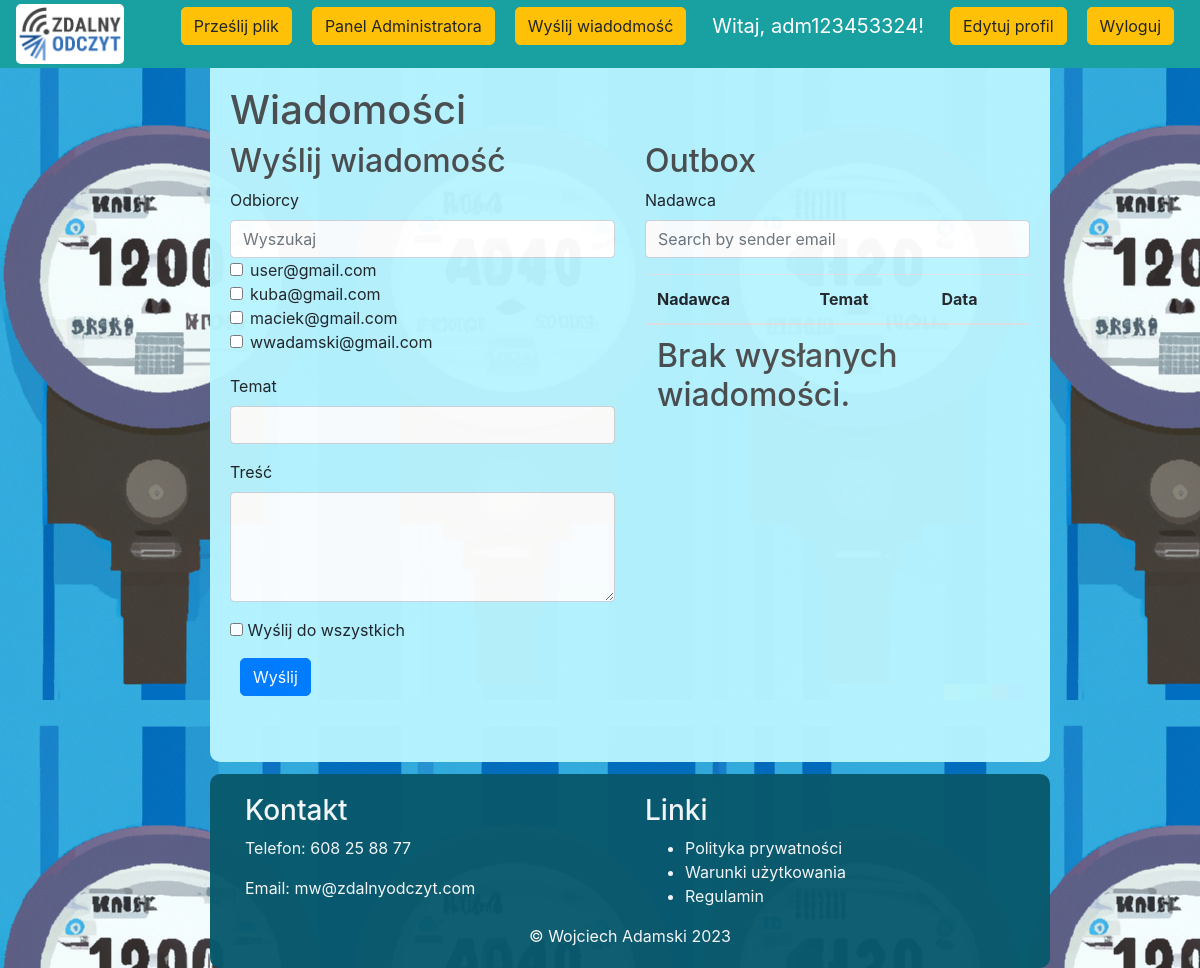
Screenshot of /messages (signed in) with the database file from the repository.
### src/models.py (models this page shows, shortened)
class User(UserMixin, db.Model):
    id = db.Column(db.Integer, primary_key=True)
    email = db.Column(db.String(120), unique=True, index=True)
    password_hash = db.Column(db.String(128))
    is_admin = db.Column(db.Boolean, default=False)
    meters = db.relationship('Meter', foreign_keys=[Meter.user_id], backref='user', lazy='dynamic')
    is_active = db.Column(db.Boolean, default=True)
    notes = db.Column(db.Text)
    is_superuser = db.Column(db.Boolean, default=False)
    superuser_id = db.Column(db.Integer, db.ForeignKey('user.id'))
    assigned_users = db.relationship('User', backref=db.backref('superuser', remote_side=[id]), lazy='dynamic')
    unread_messages = db.Column(db.Integer, default=0)

### src/routes.py (the view, shortened to what this page needs)
@main_routes.route('/messages', methods=['GET', 'POST'])
@login_required
def messages():
    form = MessageForm()
    if current_user.is_admin:
        form.recipient.choices = [(user.id, user.email) for user in User.query.filter_by(is_admin=False)]
    else:
        form.recipient.choices = [(user.id, user.email) for user in User.query.filter_by(id=current_user.id)]
    if current_user.unread_messages > 0:
        current_user.unread_messages = 0
        db.session.commit()
    return render_template('messages.html', form=form)

### src/forms.py
class MessageForm(FlaskForm):
    subject = StringField('Temat', validators=[DataRequired()])
    content = TextAreaField('Treść', validators=[DataRequired()])
    recipient = SelectField('Odbiorca', choices=[], validators=[DataRequired()])
    send_to_all = BooleanField('Wyślij do wszystkich')
    submit = SubmitField('Wyślij')

### src/models.py (called while the page is built)
@login_manager.user_loader
def load_user(user_id):
    return User.query.get(int(user_id))

### templates/messages.html (shortened to what this page needs)
{% extends 'base.html' %}
{% block content %}
  <h1>Wiadomości</h1>
  <div class="row">
    {% if current_user.is_admin %}
      <div class="col-md-6">
        <h2>Wyślij wiadomość</h2>
        <form method="POST">
          <div class="form-group">
            <label class="form-control-label">Odbiorcy</label>
            <div>
              <input type="text" id="email-filter" class="form-control" placeholder="Wyszukaj">
            </div>
            <div id="recipient-list" style="max-height: 100px; overflow-y: auto;">
              {% for value, label in form.recipient.choices %}
                <div class="form-check">
                  <input class="form-check-input" type="checkbox" name="recipient" value="{{ value }}" id="recipient-{{ value }}">
                  <label class="form-check-label" for="recipient-{{ value }}">{{ label }}</label>
                </div>
              {% endfor %}
            </div>
          </div>
          <div class="form-group">
            {{ form.subject.label(class="form-control-label") }}
            {{ form.subject(class="form-control") }}
          </div>
          <div class="form-group">
            {{ form.content.label(class="form-control-label") }}
            {{ form.content(class="form-control", rows=4) }}
          </div>
          <div class="form-group">
            {{ form.send_to_all() }} {{ form.send_to_all.label(class="form-check-label") }}
          </div>
          <div class="form-group">
            {{ form.submit(class="btn btn-primary") }}
          </div>
        </form>
      </div>
    {% endif %}
    <div class="col-md-6">
      <h2>{% if current_user.is_admin %}Outbox{% else %}Inbox{% endif %}</h2>
      <div class="form-group">
        <label class="form-control-label">Nadawca</label>
        <div>
          <input type="text" id="sender-filter" class="form-control" placeholder="Search by sender email">
        </div>
      </div>
      <table class="table">
        <thead>
          <tr>
            <th>Nadawca</th>
            <th>Temat</th>
            <th>Data</th>
          </tr>
        </thead>
        <tbody>
          {% if current_user.is_admin %}
            {% if current_user.sent_messages %}
              {% for message in current_user.sent_messages %}
                <tr>
                  <td>{{ message.recipient.email }}</td>
                  <td>{{ message.subject }}</td>
                  <td>{{ message.timestamp.strftime('%Y-%m-%d %H:%M') }}</td>
                  <td>
                    <a href="{{ url_for('main_routes.message', message_id=message.id) }}" class="btn btn-primary">Zobacz wiadomość</a>
                  </td>
                  <td><a href="{{ url_for('main_routes.delete_message', message_id=message.id) }}" class="btn btn-danger">X</a></td>
                </tr>
              {% endfor %}
            {% else %}
              <tr>
                <td colspan="3"><h2>Brak wysłanych wiadomości.</h2></td>
              </tr>
            {% endif %}
          {% endif %}
        </tbody>
      </table>
    </div>
  </div>
{% endblock %}

### templates/base.html (shortened to what this page needs)
<!DOCTYPE html>
<html>
<head>
    <link rel="stylesheet" href="https://stackpath.bootstrapcdn.com/bootstrap/4.4.1/css/bootstrap.min.css"
>
    <link rel="stylesheet" type="text/css" href="{{ url_for('static', filename='style.css')}}">
</head>
<body>
    <nav class="navbar navbar-fixed-top navbar-expand-lg navbar-dark bg-dark">
    <a class="navbar-brand" href="{{ url_for('main_routes.home') }}"><img src="{{ url_for('static', filename='img/Zdalny_Odczyt_RGB.png') }}" alt="Logo" class="logo">
        </a>
        <div class="collapse navbar-collapse" id="navbarSupportedContent">
            <ul class="navbar-nav mr-auto">
                <li class="nav-item active">
                    <a class="nav-link" href="{{ url_for('main_routes.home') }}">  <span class="sr-only">(current)</span></a>
                </li>
            </ul>
            <div class="form-inline my-2 my-lg-0">
                {% if current_user.is_authenticated %}
                {% if current_user.is_admin %}
                <p><a href="{{ url_for('main_routes.upload_csv') }} " class="btn btn-warning">Prześlij plik</a></p>
                <p><a href="{{ url_for('main_routes.admin_panel') }} " class="btn btn-warning">Panel Administratora</a></p>
                    <p><a href="{{ url_for('main_routes.messages') }}" class="btn btn-warning">Wyślij wiadodmość</a></p>
                {% endif %}
                    <p class="navbar-brand">Witaj, {{ current_user.email.split('@')[0] }}!</p>
                    <p><a href="{{ url_for('main_routes.edit_account') }}" class="btn btn-warning">Edytuj profil</a></p>
                    <p><a href="{{ url_for('main_routes.logout') }} " class="btn btn-warning">Wyloguj</a></p>
                {% else %}
                    <a href="{{ url_for('main_routes.login') }}" class="btn btn-warning">Login</a>
                {% endif %}
            </div>
        </div>
</nav>
<div class="center-box">
    <br>
    {% block content %}
    {% endblock content %}
</div>
<footer class="footer no-print">
    <div class="container">
        <div class="row">
            <div class="col-md-6">
                <h3 style="color: #f9f9f9">Kontakt</h3>
                <p style="color: #f9f9f9">Telefon: 608 25 88 77</p>
                <p style="color: #f9f9f9">Email: mw@zdalnyodczyt.com</p>
            </div>
            <div class="col-md-6">
                <h3 style="color: #f9f9f9">Linki</h3>
                <ul>
                    <li style="color: #f9f9f9"><a href="#" style="color: #f9f9f9">Polityka prywatności</a></li>
                    <li style="color: #f9f9f9"><a href="#" style="color: #f9f9f9">Warunki użytkowania</a></li>
                    <li style="color: #f9f9f9"><a href="#" style="color: #f9f9f9">Regulamin</a></li>
                </ul>
            </div>
        </div>
    </div>
    <center style="color: #f9f9f9">&#169 Wojciech Adamski   2023</center>
</footer>
</body>
</html>

### static/style.css (style rules this page uses)
body { background-image: url('img/background.png'); background-attachment: fixed; }
h1,h2,h3,h4,h5,h6 { color:hsl(0, 0%, 30%); }
.bg-dark { background-color: #19a0a0 !important; }
.btn { border-radius: 5px; margin-inline: 10px; }
.center-box { margin-left: 17.5%; background-color:hsl(189, 100%, 86%) ; border-radius: 10px; opacity: 0.97; width: 70%; align-items: center; height: 100%; min-height: 720px; padding: 20px; margin-top: 3.5%; }
.footer { margin-left: 17.5%; background-color: hsl(192, 85%, 23%); border-radius: 10px; opacity: 0.97; width: 70%; align-items: center; padding: 20px; margin-top: 1%; }
.navbar { z-index: 10000; position: fixed; top: 0px; width: 100%; height: 7%; }
.logo { max-width: 150px; max-height: 60px; margin-right: 10px; border-radius: 5px; background-color: #ffffff; }

### rows the page displays
User: email "adm123453324"
User: email "user@gmail.com"
User: email "kuba@gmail.com"
User: email "maciek@gmail.com"
User: email "wwadamski@gmail.com"
